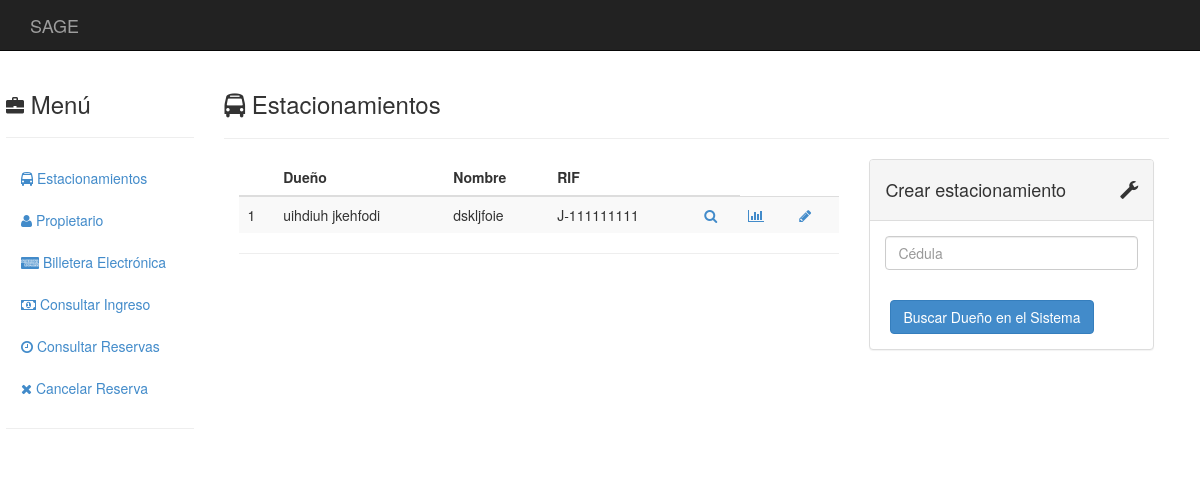
/estacionamientos/, run on an earlier commit of the app's database.
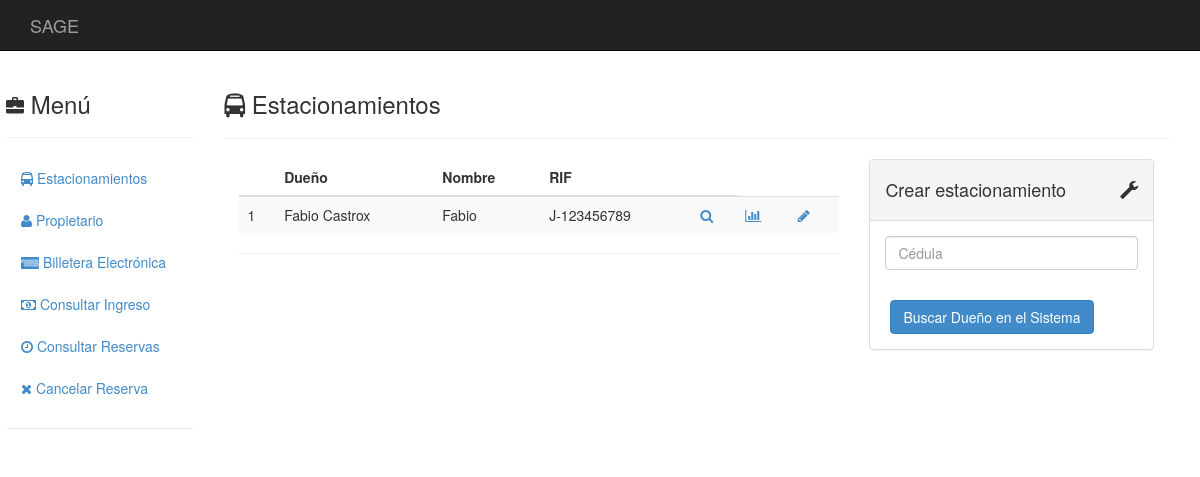
And on a later commit of the database.
### estacionamientos/models.py (models this page shows, shortened)
class Estacionamiento(models.Model):
	propietario = models.ForeignKey(Propietario)
	nombre      = models.CharField(max_length = 50)
	direccion   = models.TextField(max_length = 120)
	telefono1   = models.CharField(blank = True, null = True, max_length = 30)
	telefono2   = models.CharField(blank = True, null = True, max_length = 30)
	telefono3   = models.CharField(blank = True, null = True, max_length = 30)
	email1      = models.EmailField(blank = True, null = True)
	email2      = models.EmailField(blank = True, null = True)
	rif         = models.CharField(max_length = 12)
	content_type = models.ForeignKey(ContentType, null = True)
	object_id    = models.PositiveIntegerField(null = True)
	tarifa       = GenericForeignKey()
	apertura     = models.TimeField(blank = True, null = True)
	cierre       = models.TimeField(blank = True, null = True)
	capacidad    = models.IntegerField(blank = True, null = True)

class Propietario(models.Model):
	nombre       = models.CharField(max_length = 50, null = False)
	apellido     = models.CharField(max_length = 50, blank = True, null = True)
	cedula       = models.CharField(max_length = 10, null = False)
	telefono     = models.CharField(blank = True, null = True, max_length = 30)
	email        = models.EmailField(blank = True, null = True)

### estacionamientos/views.py (the view, shortened to what this page needs)
def estacionamientos_all(request):
    estacionamientos = Estacionamiento.objects.all()
    espacio = " "
    form = CedulaForm()
    return render(
    request,
        'catalogo-estacionamientos.html',
        { 'form': form
        , 'estacionamientos': estacionamientos
        , 'espacio' : espacio
        }
    )

### estacionamientos/forms.py
class CedulaForm(forms.Form):
    id_validator = RegexValidator(
        regex   = '^[VE]-[0-9]+$',
        message = 'La cédula debe estar en formato V/E-NumCedula'
    )
    cedula = forms.CharField(
        required   = True,
        label      = "Cédula",
        validators = [id_validator],
        widget = forms.TextInput(attrs =
            { 'class'       : 'form-control'
            , 'placeholder' : 'Cédula'
            , 'pattern'     : id_validator.regex.pattern
            , 'message'     : id_validator.message
            }
        )
    )

### templates/catalogo-estacionamientos.html (shortened to what this page needs)
{% extends "base.html" %}
{% block innerContents%}
  <div class="col-sm-10">
    <h3><i class="fa fa-bus"></i>
      Estacionamientos
    </h3>
    <hr>
    <div class="col-md-8">
      <table class="table table-striped">
        {% if estacionamientos %}
        <thead>
          <tr>
            <th></th>
            <th>Dueño</th>
            <th>Nombre</th>
            <th>RIF</th>
            <th></th>
          </tr>
        </thead>
        <tbody>
          {% for obj in estacionamientos %}
            <tr>
              <td>{{forloop.counter}}</td>
              <td>{{obj.propietario.nombre}}{{espacio}}{{obj.propietario.apellido}}</td>
              <td>{{obj.nombre}}</td>
              <td>{{obj.rif}}</td>
              <td><a href="./{{obj.id}}">
                  <i class="fa fa-search"></i>
              </a></td>
              <td><a href="./{{obj.id}}/tasa">
                  <i class="fa fa-bar-chart"></i>
              </a></td>
              <td><a href="./{{obj.id}}/editar_dueno">
                  <i class="fa fa-pencil fa-fw"></i>
              </a></td>
            </tr>
          {% endfor %}
        </tbody>
        {% else %}
          <h3>No hay estacionamientos</h3>
        {% endif %}
      </table>
      <hr>
    </div>
    <div class="col-md-4">
      <div class="panel panel-default">
        <div class="panel-heading">
          <div class="panel-title">
            <i class="glyphicon glyphicon-wrench pull-right"></i>
            <h4>
              Crear estacionamiento
            </h4>
          </div>
        </div>
        <div class="panel-body">
          <form action="" method="post" class="form form-vertical">
              {% for field in form %}
              {{ field }}
                    <p>
              {% endfor %}
            <div class="control-group">
              <div class="controls">
                <button type="submit" class="btn btn-primary">
                  Buscar Dueño en el Sistema
                </button>
              </div>
            </div>
          </form>
        </div>
      </div>
    </div>
  </div>
{% endblock %}

What changed in the data, as far as the page shows it:
changed Estacionamiento: propietario.nombre "uihdiuh" → "Fabio"; propietario.apellido "jkehfodi" → "Castrox"; nombre "dskljfoie" → "Fabio"; rif "J-111111111" → "J-123456789"
